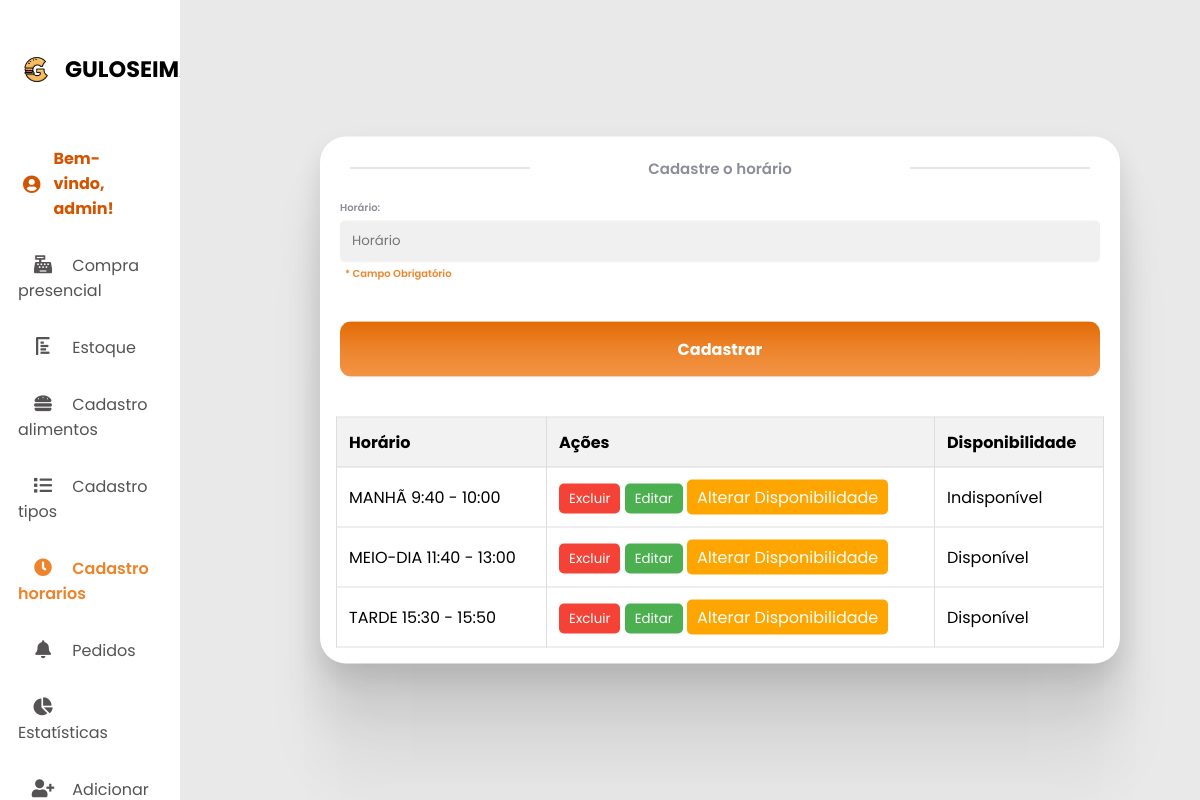
Screenshot of /Site/cadastrohorarios.php (signed in) with the database file from the repository.
### tables this page shows
CREATE TABLE `horario` (
  `id` int(11) NOT NULL,
  `horario` varchar(250) NOT NULL,
  `disponibilidade` tinyint(1) NOT NULL
);

### Site/cadastrohorarios.php (the view, shortened to what this page needs)
<?php
require_once 'config.php';
$sql = "SELECT * FROM horario";
$result = $conexao->query($sql);
?>
<!DOCTYPE html>
<html lang="en">
<head>
    <link rel="stylesheet" href="style.css" />
    <link rel="stylesheet" href="https://cdnjs.cloudflare.com/ajax/libs/font-awesome/5.15.4/css/all.min.css" />
    <link rel="stylesheet" href="https://cdnjs.cloudflare.com/ajax/libs/animate.css/4.1.1/animate.min.css">
</head>
<body>
    <div class="container">
        <nav>
            <div class="navbar">
                <div class="logo">
                    <img src="Imagens/GULOSEIMA LOGO NOVO.png" alt>
                    <h1>GULOSEIMA</h1>
                </div>
                <ul>
                    <li class="user-name">
                        <i class="fas fa-user-circle"></i>
                        Bem-vindo, <?php echo $_SESSION['nome']; ?>!
                    </li>
                    <li><a href="compraPresencial.php">
                            <i class="fas fa-solid fa-cash-register"></i>
                            <span class="nav-item">Compra
                                presencial</span>
                        </a>
                    </li>
                    <li><a href="cardapioAlimentos.php">
                            <i class="fas fa-solid fa-chart-bar fa-rotate-90"></i>
                            <span class="nav-item">Estoque</span>
                        </a>
                    </li>
                    <li><a href="cadastroAlimentos.php">
                            <i class="fas fa-solid fa-hamburger"></i>
                            <span class="nav-item">Cadastro alimentos</span>
                        </a>
                    </li>
                    <li><a href="cadastrotipos.php">
                            <i class="fas fa-solid fa-list"></i>
                            <span class="nav-item">Cadastro tipos </span>
                        </a>
                    </li>
                    <li><a href="cadastrohorarios.php">
                            <i class="fas fa-solid fa-clock" style="color: #ed842b;"></i>
                            <span class="nav-item" style="color: #ed842b; font-weight: 600;">Cadastro horarios</span>
                        </a>
                    </li>
                    <li><a href="Pedidos.php">
                            <i class="fas fa-solid fa-bell"></i>
                            <span class="nav-item">Pedidos</span>
                        </a>
                    </li>
                    <li><a href="telaGraficos.php">
                            <i class="fas fa-solid fa-chart-pie"></i>
                            <span class="nav-item">Estatísticas</span>
                        </a>
                    </li>
                    <?php if (isset($_SESSION['id']) && $_SESSION['id'] == 1) { ?>
                        <li><a href="adicionarAdmin.php">
                                <i class="fas fa-solid fa-user-plus"></i>
                                <span class="nav-item">Adicionar Admin</span>
                            </a>
                        </li>
                    <?php } ?>
                </ul>
            </div>
        </nav>
        <section style="
        top: 50%;
        left: 60%;
        transform: translate(-50%, -50%);
        position: absolute;
        padding: 20px;
        border-radius: 20px; ">
            <div class="modal" style=" max-height: 97vh;
            overflow-y: auto;
            animation: pulse;
            animation-duration: 1.5s; ">
                <form class="form" method="POST" action="<?php echo $_SERVER['PHP_SELF']; ?>"
                    enctype="multipart/form-data">
                    <div class="separator">
                        <hr class="line">
                        <p>Cadastre o horário</p>
                        <hr class="line">
                    </div>
                    <div class="credit-card-info--form">
                        <div class="input_container">
                            <label for="password_field" class="input_label">Horário:</label>
                            <input id="password_field" class="input_field" type="text" name="horario"
                                title="Input title" placeholder="Horário" required>
                            <label for="password_field" class="input_label" style="padding-left: 5px; color: #ed862b;">*
                                Campo Obrigatório</label>
                        </div>
                    </div>
                    <button class="btn" type="submit">Cadastrar</button>
                </form>
                <table>
    <thead>
        <tr>
            <th>Horário</th>
            <th>Ações</th>
            <th>Disponibilidade</th>
        </tr>
    </thead>
    <tbody>
        <?php while ($row = $result->fetch_assoc()): ?>
            <tr id="prod-<?php echo $row['id']; ?>">
                <td class="horario"><?php echo $row["horario"]; ?></td>
                <td>
                    <form method='POST' action='<?php echo $_SERVER['PHP_SELF']; ?>' style='display: inline;'>
                        <button type='submit' class='action-btn delete-btn'>Excluir</button>
                    </form>
                    <button class='action-btn edit-btn' onclick='edithorario(<?php echo $row["id"]; ?>)'>Editar</button>
                    <button class='action-btn availability-btn' onclick='alterarDisponibilidade(<?php echo $row["id"]; ?>)'>Alterar Disponibilidade</button>
                </td>
                <td>
                    <?php echo $row["disponibilidade"] == 1 ? "Disponível" : "Indisponível"; ?>
                </td>
            </tr>
        <?php endwhile; ?>
    </tbody>
</table>
            </div>
        </section>
    </div>
</body>
</html>

### Site/style.css (style rules this page uses)
* { margin: 0; padding: 0; outline: none; border: none; text-decoration: none; list-style: none; box-sizing: border-box; font-family: "Poppins", sans-serif; }
body { background: rgb(233, 233, 233); overflow-x: hidden; }
.container { display: flex; width: 100%; margin: auto; height: auto; z-index: 10; }
nav { position: sticky; top: 0; left: 0; bottom: 0; width: 15%; height: 110vh; background: #fff; overflow-y: auto; z-index: 10; max-height: 100vh; }
.navbar { width: 80%; margin: 0 auto; z-index: 10; }
.logo { margin: 2rem 0 2.5rem 0; padding-bottom: 0rem; display: flex; align-items: center; width: 2rem; }
.logo img { width: 37px; height: 37px; border-radius: 50%; }
.logo h1 { margin-right: 15rem; text-transform: uppercase; font-size: 1.4rem; }
ul { margin: 0 auto; }
li { padding-bottom: 2rem; }
li a { font-size: 16px; color: rgb(85, 83, 83); }
nav i { width: 50px; font-size: 18px; text-align: center; }
h1 { margin: 20px 10px; }
.input_field { width: auto; height: 40px; padding: 0 0 0 16px; border-radius: 9px; outline: none; background-color: #f0f0f0; transition: all 0.3s cubic-bezier(0.15, 0.83, 0.66, 1); padding: 0 0 0 12px; border-radius: 5px; outline: none; filter: drop-shadow(0px 1px 0px #efefef) drop-shadow(0px 1px 0.5px rgba(239, 239, 239, 0.5)); transition: all 0.3s cubic-bezier(0.15, 0.83, 0.66, 1); }
.modal { width: fit-content; height: fit-content; background: #FFFFFF; box-shadow: 0px 187px 75px rgba(0, 0, 0, 0.01), 0px 105px 63px rgba(0, 0, 0, 0.05), 0px 47px 47px rgba(0, 0, 0, 0.09), 0px 12px 26px rgba(0, 0, 0, 0.1), 0px 0px 0px rgba(0, 0, 0, 0.1); border-radius: 26px; }
.form { display: flex; flex-direction: column; gap: 20px; padding: 20px; }
.separator { width: calc(100% - 20px); display: grid; grid-template-columns: 1fr 2fr 1fr; gap: 10px; color: #8B8E98; margin: 0 10px; }
.separator>p { word-break: keep-all; display: block; text-align: center; font-weight: 600; font-size: 15px; margin: auto; }
.separator .line { display: inline-block; width: 100%; height: 1px; border: 0; background-color: #cecece; margin: auto; }
.credit-card-info--form { display: flex; flex-direction: column; gap: 15px; }
.input_container { width: 100%; height: fit-content; display: flex; flex-direction: column; gap: 5px; }
.input_label { font-size: 10px; color: #8B8E98; font-weight: 600; }
.btn { height: 55px; background: #F2F2F2; border-radius: 11px; border: 0; outline: none; color: #ffffff; font-size: 16px; font-weight: 700; background: linear-gradient(0deg, #f29446 0%, #ed842b 50%, #E26A05 100%); box-shadow: 0px 0px 0px 0px #FFFFFF, 0px 0px 0px 0px #000000; transition: all 0.3s cubic-bezier(0.15, 0.83, 0.66, 1); padding-left: 50px; padding-right: 50px; margin-top: 10px; cursor: pointer; }

### Site/cadastrohorarios.php (style rules this page uses)
body { overflow: hidden; }
.user-name { color: #D35400; font-weight: bold; margin-right: 20px; display: flex; align-items: center; }
.user-name i { margin-right: 8px; }
table { width: 96%; margin: 2%; border-collapse: collapse; margin-top: 20px; }
table, th, td { border: 1px solid #ddd; }
th, td { padding: 12px; text-align: left; }
th { background-color: #f2f2f2; }
.action-btn { padding: 5px 10px; border: none; border-radius: 5px; cursor: pointer; }
.edit-btn { background-color: #4CAF50; color: white; }
.delete-btn { background-color: #f44336; color: white; }
.btn { margin-top: 20px; padding: 10px 20px; background-color: #D35400; color: white; border: none; border-radius: 11px; cursor: pointer; }
.modal { width: fit-content; height: fit-content; background: #FFFFFF; box-shadow: 0px 187px 75px rgba(0, 0, 0, 0.01), 0px 105px 63px rgba(0, 0, 0, 0.05), 0px 47px 47px rgba(0, 0, 0, 0.09), 0px 12px 26px rgba(0, 0, 0, 0.1), 0px 0px 0px rgba(0, 0, 0, 0.1); border-radius: 26px; width: 800px; }
.availability-btn { background-color: #FFA500; color: white; border: none; padding: 5px 10px; text-align: center; text-decoration: none; display: inline-block; font-size: 16px; cursor: pointer; border-radius: 5px; }

### rows the page displays
horario: horario "MANHÃ 9:40 - 10:00", disponibilidade "Indisponível"
horario: horario "MEIO-DIA 11:40 - 13:00", disponibilidade "Disponível"
horario: horario "TARDE 15:30 - 15:50", disponibilidade "Disponível"

### other values shown
$_SESSION['nome'] "admin"
